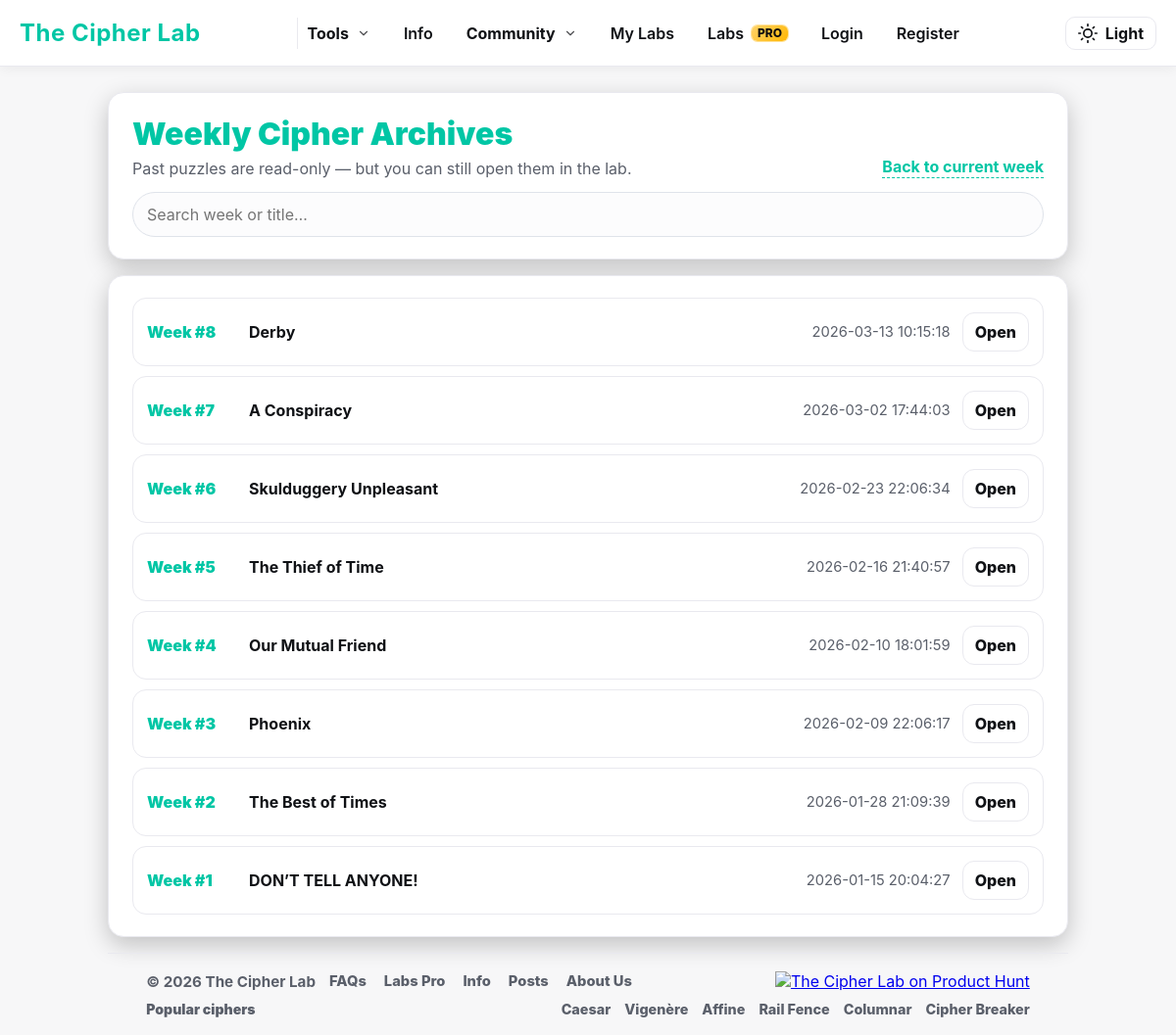
Before: /weekly/archives with the older database file.
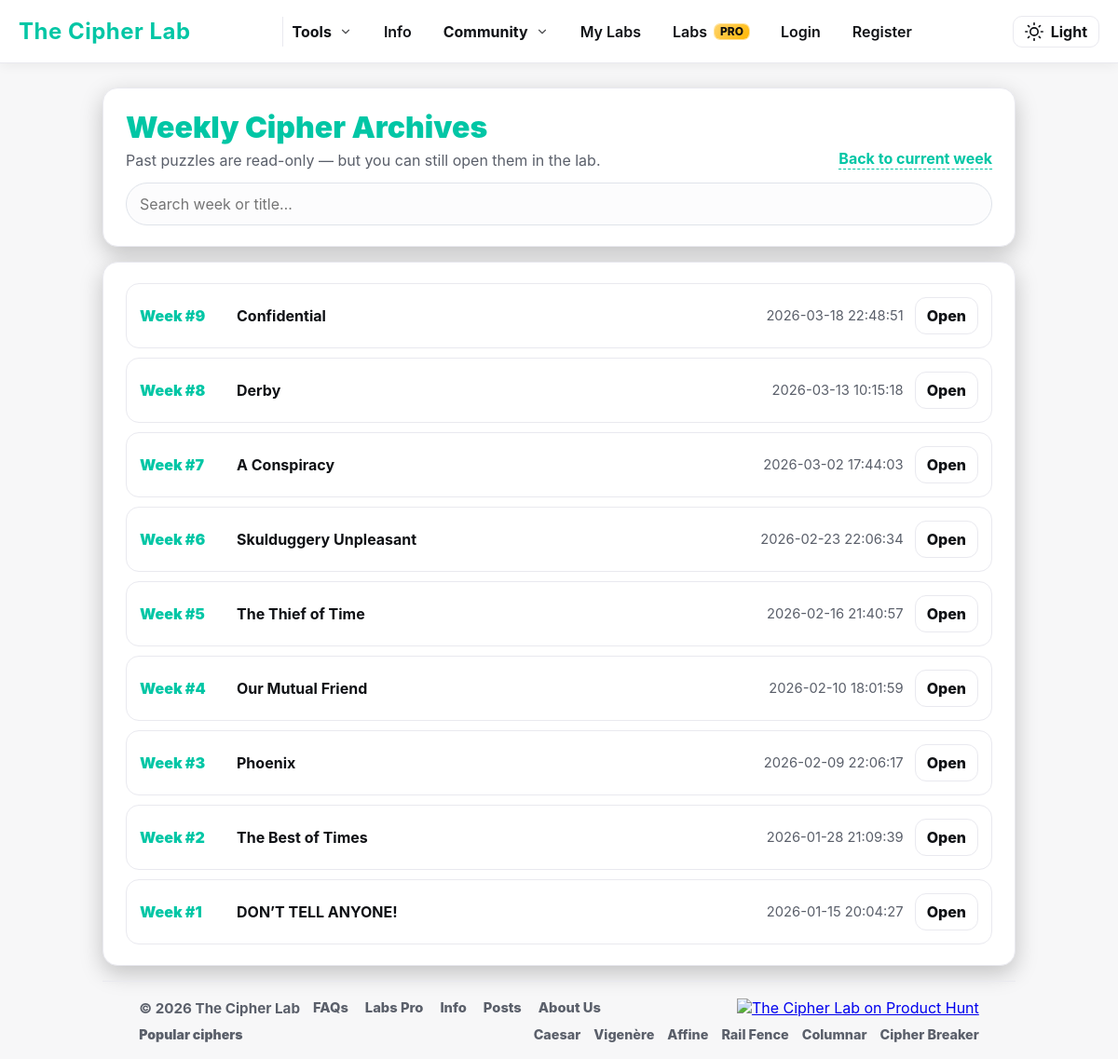
After: the same page with the newer database file.
### tables this page shows
CREATE TABLE weekly_cipher_archive (
            week_number INTEGER PRIMARY KEY,
            title TEXT NOT NULL,
            description TEXT,
            ciphertext TEXT NOT NULL,
            solution TEXT NOT NULL,
            hint TEXT,
            posted_at TEXT NOT NULL,
            archived_at TEXT NOT NULL DEFAULT CURRENT_TIMESTAMP
        , archived_solution TEXT);

### app.py (the view)
@app.route("/weekly/archives")
def weekly_archives():
    user = current_user()
    conn = get_db()
    rows = conn.execute(
        """
        SELECT week_number, title, posted_at, archived_at
        FROM weekly_cipher_archive
        ORDER BY week_number DESC
        """
    ).fetchall()
    conn.close()
    return render_template("weekly_archives.html", user=user, archives=rows)

### app.py (called while the page is built, shortened)
@app.after_request
def add_security_headers(resp):
    resp.headers["X-Content-Type-Options"] = "nosniff"
    resp.headers["X-Frame-Options"] = "DENY"
    resp.headers["Referrer-Policy"] = "strict-origin-when-cross-origin"
    resp.headers["Content-Security-Policy"] = (
        "default-src 'self'; "
        "img-src 'self' data: https://api.producthunt.com https://ph-files.imgix.net https://www.producthunt.com; "
        "script-src 'self' 'unsafe-inline' https://www.producthunt.com; "
        "style-src 'self' 'unsafe-inline'; "
        "frame-src https://www.producthunt.com;"
    )
    return resp

@app.before_request
def clear_flash_on_login():
    if request.endpoint == "login" and request.method == "GET":
        if "_flashes" not in session:
            session.pop("_flashes", None)

@app.context_processor
def inject_now_year():
    return {"now_year": datetime.utcnow().year}

@app.context_processor
def inject_user_setup_flags():
    u = current_user()
    if not u:
        return {}

### helpers.py (called while the page is built, shortened)
def get_db():
    conn = sqlite3.connect(DB_PATH)
    conn.row_factory = sqlite3.Row
    return conn

def current_user():
    if "user_id" not in session:
        return None

### templates/weekly_archives.html (shortened to what this page needs)
<!DOCTYPE html>
<html lang="en">
<head>
  <link rel="stylesheet" href="{{ url_for('static', filename='style.css') }}">
</head>
<body>
  {% include 'base_nav.html' %}
  <main class="archives-wrap">
    <section class="arch-card">
      <div class="toprow">
        <div>
          <h1>Weekly Cipher Archives</h1>
          <div class="sub">Past puzzles are read-only — but you can still open them in the lab.</div>
        </div>
        <a class="backlink" href="{{ url_for('weekly_page') }}">Back to current week</a>
      </div>
      <div class="search" style="margin-top:14px;">
        <input id="arch-search" type="text" placeholder="Search week or title…" />
      </div>
    </section>
    <section class="arch-card">
      {% if not archives or archives|length == 0 %}
        <p class="empty">No archived weeks yet.</p>
      {% else %}
      <div class="list" id="arch-list">
        {% for a in archives %}
          <div class="row" data-week="{{ a.week_number }}" data-title="{{ (a.title or '')|lower }}">
            <div class="wk">Week #{{ a.week_number }}</div>
            <div class="ttl">{{ a.title }}</div>
            <div class="meta">{{ (a.posted_at or '')[:19].replace('T',' ') }}</div>
            <a class="openbtn" href="{{ url_for('weekly_archive_view', week_number=a.week_number) }}">Open</a>
          </div>
        {% endfor %}
      </div>
      {% endif %}
    </section>
    {% include 'base_footer.html' %}
  </main>
</body>
</html>

Changed rows visible on the page:
added weekly_cipher_archive: week_number "9", title "Confidential", posted_at "2026-03-18 22:48:51"
